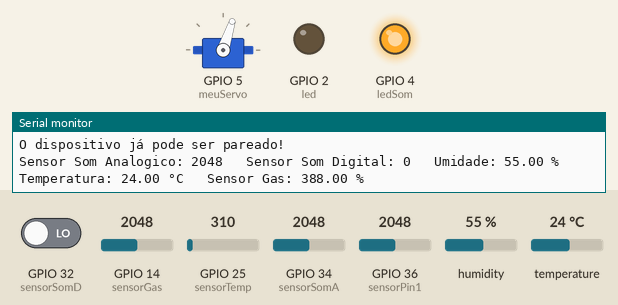
Recording of a sketch running on a simulated ESP32. On the bench: servo, output pins drawn as LEDs (lit = HIGH), the last lines printed to the serial monitor. Inputs (shaded band) come from the test bench; at power-on: GPIO 34 (sensorSomA) = 2048, GPIO 14 (sensorGas) = 2048, GPIO 25 (sensorTemp) = 310, GPIO 32 (sensorSomD) LOW, GPIO 36 (sensorPin1) = 2048, humidity 55 %, temperature 24 °C. Nothing arrives over Bluetooth unless stated.

Above: at 10.9 s.
11.0 s: GPIO 34 (sensorSomA) set to 320
At 18.1 s:
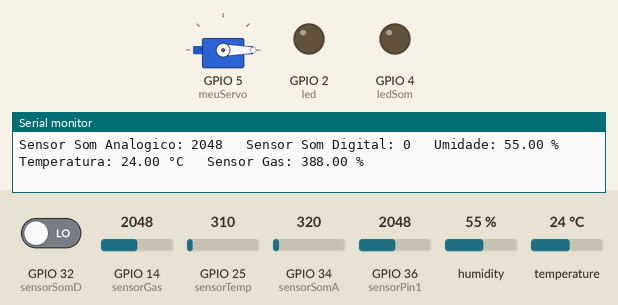
21.1 s: GPIO 34 (sensorSomA) set to 279
At 25.1 s:
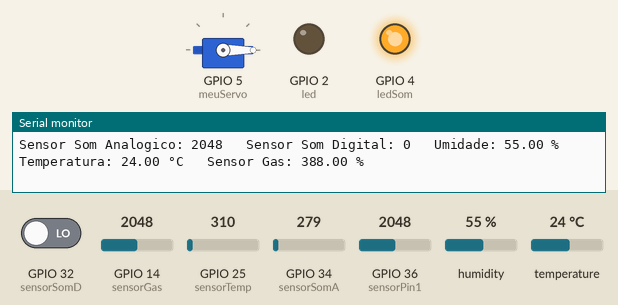
At 26.7 s:
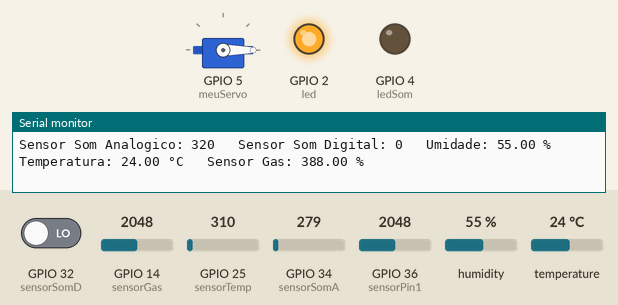
Timing chart, 0 to 37.2 s (numbered marks = the images above; inputs shaded):
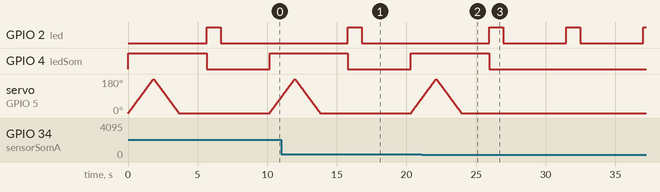

Measured:
- the behaviour switches between 302 and 301 on GPIO 34 (sensorSomA) (found by bisection; images 1 and 2)
- after the input at 21.1 s, GPIO 2 (led): LOW → HIGH after 10.4 s, → LOW 1.0 s later, → HIGH 4.5 s later; GPIO 4 (ledSom): goes on until 25.9 s, then stays LOW; servo on GPIO 5 (meuServo): goes on until 23.9 s, then stays 0°

The sketch:

sketch_dec13a.ino
```cpp
#include <DHT.h>
#include <DHT_U.h>
#include <ESP32Servo.h>
#include "BluetoothSerial.h"

#if !defined(CONFIG_BT_ENABLED) || !defined(CONFIG_BLUEDROID_ENABLED)
#error Bluetooth is not enabled! Please run `make menuconfig` to and enable it
#endif

BluetoothSerial SerialBT;


#define DHTTYPE DHT11 // Define o tipo de sensor

Servo meuServo;

int sensorPin1 = 36; // nao esta senso utilizado
int sensorSomA = 34;
int sensorSomD = 32;
int sensorTemp = 25;
int sensorGas = 14;
int led = 2;
int ledSom = 4;


bool buttonPressed = false;
int sensorValue1 = 0;  // nao esta senso utilizado
int valorSomA = 0;
int valorSomD = 0;
int sensorTemp1 = 0;
int sensorGas1 = 0;

DHT dht(sensorTemp, DHTTYPE);

void setup() {
  pinMode(sensorPin1, INPUT);  // nao esta senso utilizado
  pinMode(sensorSomA, INPUT);
  pinMode(sensorSomD, INPUT);
  pinMode(sensorTemp, INPUT);
  pinMode(sensorGas, INPUT);
  pinMode(led ,OUTPUT);
  pinMode(ledSom, OUTPUT);

  Serial.begin(115200);
  dht.begin();

  SerialBT.begin("MICROCONTROLADOR");
  Serial.println("O dispositivo já pode ser pareado!");
}

void loop() {

  buttonPressed = true;
  if (buttonPressed) {
    sensorValue1 = analogRead(sensorPin1);  // nao esta senso utilizado
    sensorTemp1 = analogRead(sensorTemp);
    sensorGas1 = analogRead(sensorGas);
    valorSomA = analogRead(sensorSomA);

    valorSomD = digitalRead(sensorSomD);

    // Converte os valores em percentual
    float percent1 = (sensorValue1 / 1023.0) * 5.0;  // nao esta senso utilizado

    float humidade = dht.readHumidity(); // LÃª a umidade relativa do ar
    float temperatura = dht.readTemperature(); // LÃª a temperatura em Celsius (por padrÃ£o)

    float percentualGas = map(sensorGas1,300,750,0,100);
   /*
    if (isnan(humidade) || isnan(temperatura)) {
    Serial.println("Erro ao ler o sensor de temperatura e umidade!");
    return;
   }*/
    if (valorSomA > 301)
    {
      digitalWrite(ledSom, HIGH);
      balancarBerco();
    }
    delay(1000);
      digitalWrite(ledSom, LOW);

    // Exibe os valores na porta serial
    Serial.print("Sensor Som Analogico: ");
    Serial.print(valorSomA);
    Serial.print(" \t");

    Serial.print("Sensor Som Digital: ");
    Serial.print(valorSomD);
    Serial.print(" \t");

     Serial.print("Umidade: ");
     Serial.print(humidade);
     Serial.print(" %\t");
     Serial.print("Temperatura: ");
     Serial.print(temperatura);
     Serial.print(" °C\t");

    Serial.print(" Sensor Gas: ");
    Serial.print(percentualGas);
    Serial.println(" %");

    digitalWrite(led, HIGH); // Liga o LED para indicar a leitura
    delay(1000); // Aguarda 1 segundo
    digitalWrite(led, LOW); // Desliga o LED
    buttonPressed = false;
    delay(3500);
  }
}

void balancarBerco() {
  meuServo.attach(5);// essa funçao nao pode ficar no setup

    for(int angulo=0; angulo<=180; angulo++) // Aumenta o angulo do servo ate chegar em 180 graus
    {
      meuServo.write(angulo);
      delay(10);
    }
    for(int angulo=180; angulo>=0; angulo--)// Diminui o angulo do servo
    {
      meuServo.write(angulo);
      delay(10);
    }
    digitalWrite(led, 0);
    delay(1000);

  meuServo.detach();
}
```
